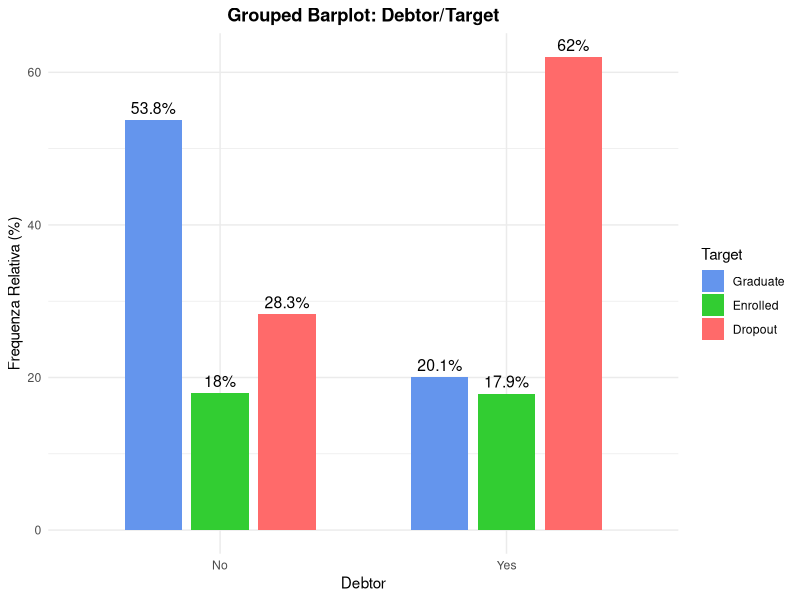
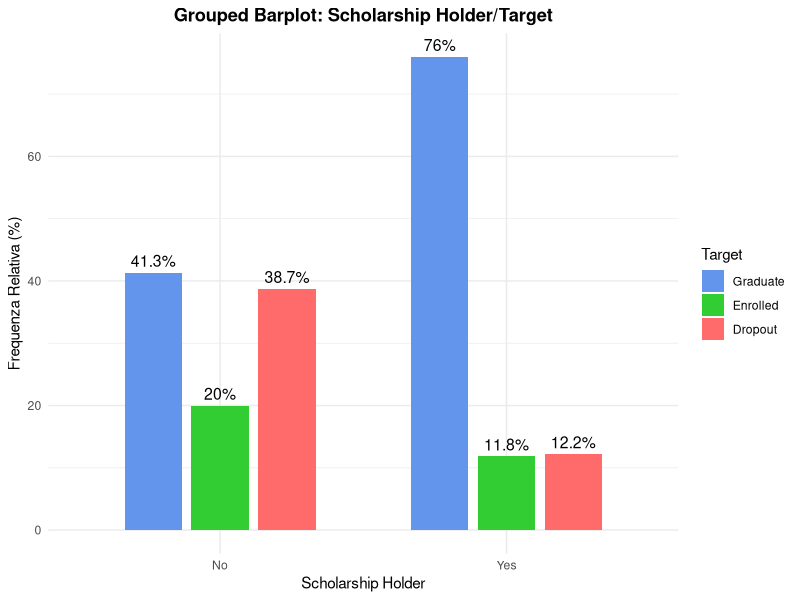
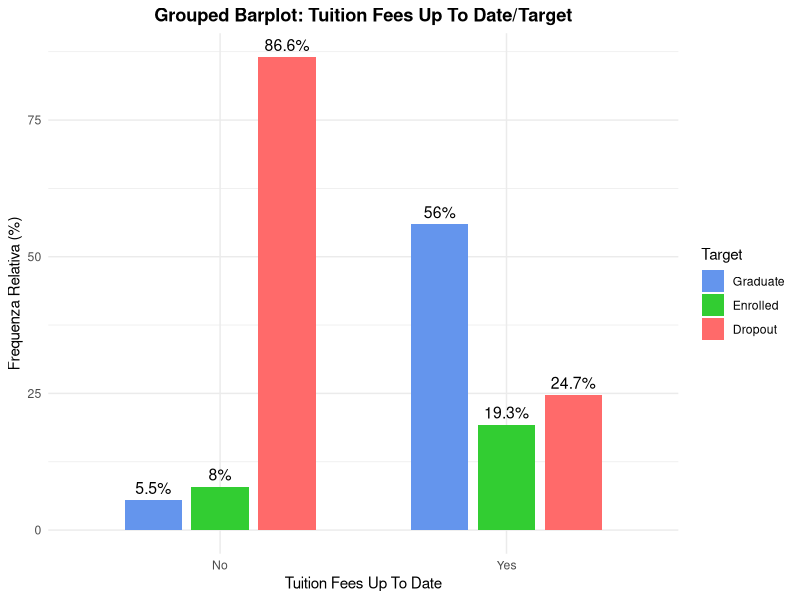
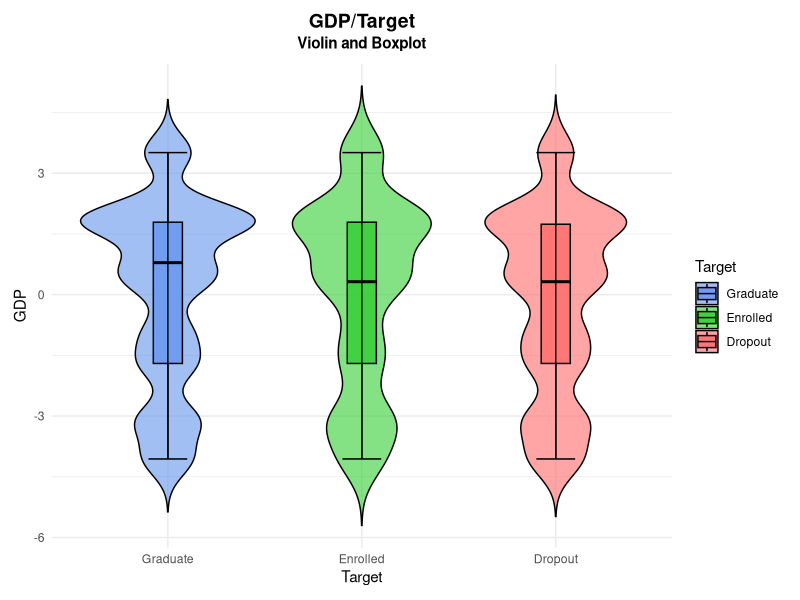
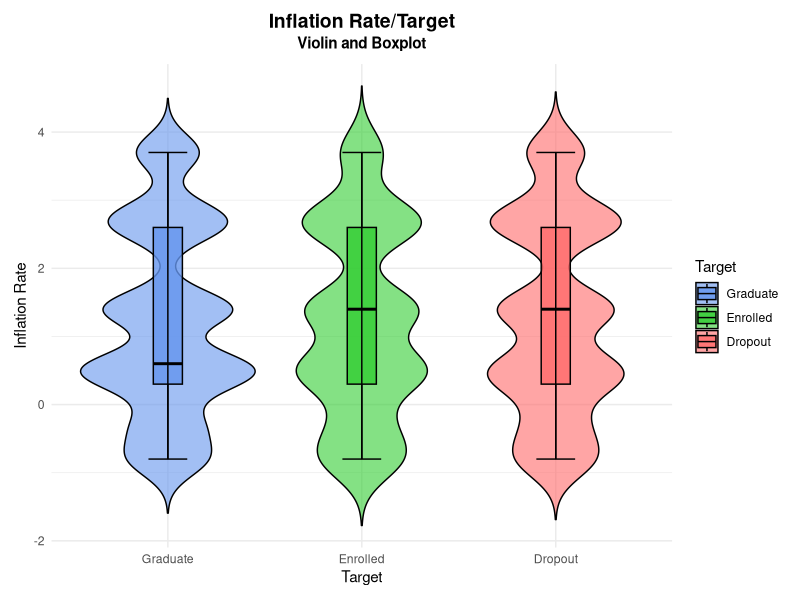
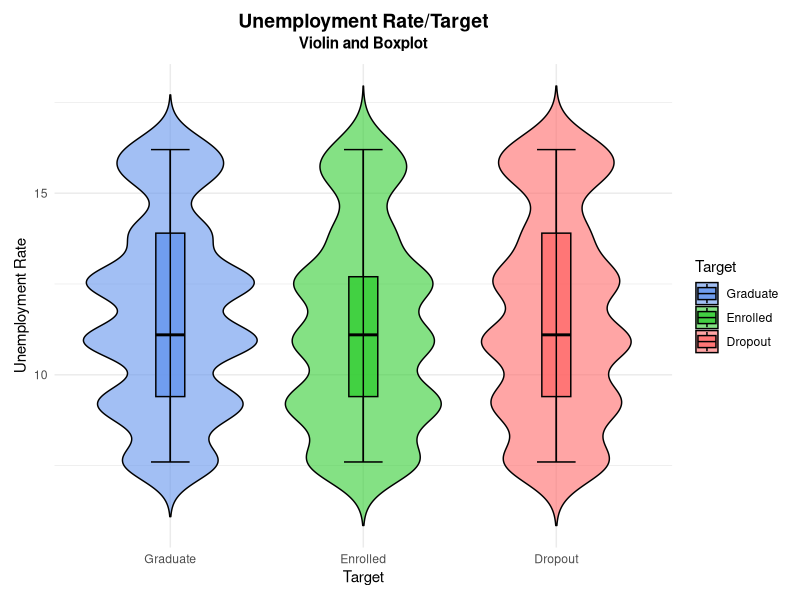
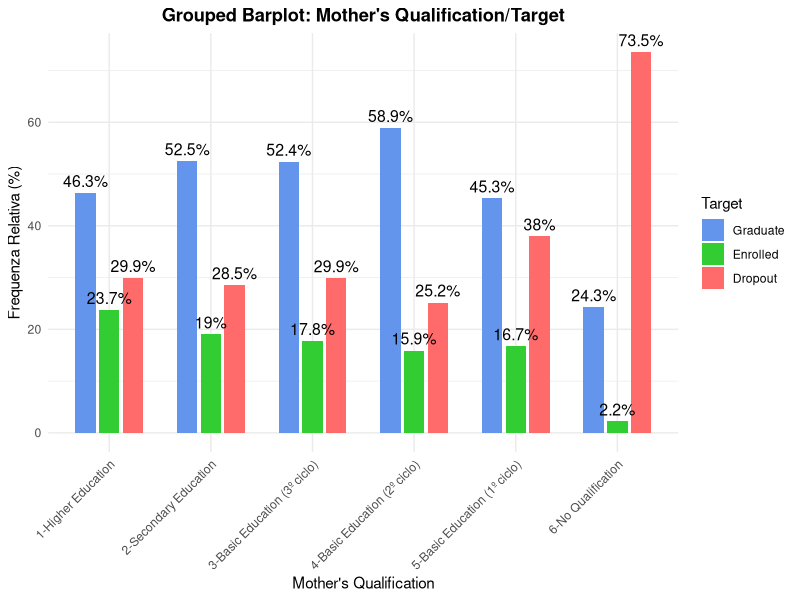
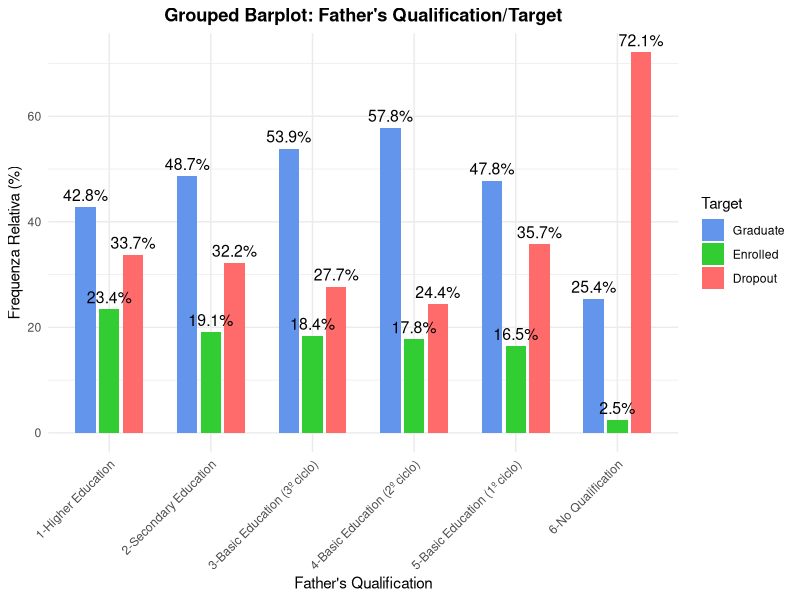

Source code (R) for these figures, in order:
## ---- chunk 1
######## DEBTOR ############
# Librerie
library(ggplot2)
library(dplyr)
library(here)

# Caricamento Dataset
data <- read.csv(here("dataset/dataMod.csv"), sep = ",", header = TRUE, check.names = FALSE)

# Sostituzione dei valori numerici con le etichette corrispondenti
data$Debtor <- factor(data$Debtor, 
                      levels = c(0, 1), 
                      labels = c("No", "Yes"))

data$Target <- factor(data$Target, 
                      levels = c("Graduate", "Enrolled", "Dropout"), 
                      labels = c("Graduate", "Enrolled", "Dropout"))

# Calcolo delle frequenze relative per ciascun gruppo
freq_debtor <- data %>%
  group_by(Debtor, Target) %>%
  summarise(Count = n(), .groups = "drop") %>%
  group_by(Debtor) %>%
  mutate(Perc = Count / sum(Count) * 100)

color_palette <- c("Graduate" = "#6495ED", "Enrolled" = "#32CD32", "Dropout" = "#FF6A6A")

# Creazione del grouped barplot
p <- ggplot(freq_debtor, aes(x = Debtor, y = Perc, fill = Target)) +
  geom_bar(stat = "identity", position = position_dodge(width = 0.7), width = 0.6) +
  scale_fill_manual(values = color_palette) +  
  labs(title = "Grouped Barplot: Debtor/Target", 
       x = "Debtor", 
       y = "Frequenza Relativa (%)", 
       fill = "Target") +
  theme_minimal() +
  geom_text(aes(label = paste0(round(Perc, 1), "%")), 
            position = position_dodge(width = 0.7), 
            vjust = -0.5, 
            size = 4) +
  theme(plot.title = element_text(hjust = 0.5, face = "bold"))

# Salvataggio del grafico in PDF
ggsave("Grafici/Grouped_Barplot_Debtor_Target.pdf", plot = p, width = 10, height = 6)

## ---- chunk 2
############ SCHOLARSHIP HOLDER ##################
# Librerie
library(ggplot2)
library(dplyr)

# Sostituzione dei valori numerici con le etichette corrispondenti
data$Scholarship_holder <- factor(data$Scholarship_holder, 
                      levels = c(0, 1), 
                      labels = c("No", "Yes"))

data$Target <- factor(data$Target, 
                      levels = c("Graduate", "Enrolled", "Dropout"), 
                      labels = c("Graduate", "Enrolled", "Dropout"))

# Calcolo delle frequenze relative per ciascun gruppo
freq_scholarship <- data %>%
  group_by(Scholarship_holder, Target) %>%
  summarise(Count = n(), .groups = "drop") %>%
  group_by(Scholarship_holder) %>%
  mutate(Perc = Count / sum(Count) * 100)

color_palette <- c("Graduate" = "#6495ED", "Enrolled" = "#32CD32", "Dropout" = "#FF6A6A")

# Creazione del grouped barplot
p <- ggplot(freq_scholarship, aes(x = Scholarship_holder, y = Perc, fill = Target)) +
  geom_bar(stat = "identity", position = position_dodge(width = 0.7), width = 0.6) +
  scale_fill_manual(values = color_palette) +  
  labs(title = "Grouped Barplot: Scholarship Holder/Target", 
       x = "Scholarship Holder", 
       y = "Frequenza Relativa (%)", 
       fill = "Target") +
  theme_minimal() +
  geom_text(aes(label = paste0(round(Perc, 1), "%")), 
            position = position_dodge(width = 0.7), 
            vjust = -0.5, 
            size = 4) +
  theme(plot.title = element_text(hjust = 0.5, face = "bold"))

# Salvataggio del grafico in PDF
ggsave("Grafici/Grouped_Barplot_Scholarship_Holder_Target.pdf", plot = p, width = 10, height = 6)

## ---- chunk 3
############### TUITION FEES UP TO DATE ###############
# Librerie
library(ggplot2)
library(dplyr)

# Sostituzione dei valori numerici con le etichette corrispondenti
data$Tuition_fees_up_to_date <- factor(data$Tuition_fees_up_to_date, 
                      levels = c(0, 1), 
                      labels = c("No", "Yes"))

data$Target <- factor(data$Target, 
                      levels = c("Graduate", "Enrolled", "Dropout"), 
                      labels = c("Graduate", "Enrolled", "Dropout"))

# Calcolo delle frequenze relative per ciascun gruppo
freq_tuition <- data %>%
  group_by(Tuition_fees_up_to_date, Target) %>%
  summarise(Count = n(), .groups = "drop") %>%
  group_by(Tuition_fees_up_to_date) %>%
  mutate(Perc = Count / sum(Count) * 100)

color_palette <- c("Graduate" = "#6495ED", "Enrolled" = "#32CD32", "Dropout" = "#FF6A6A")

# Creazione del grouped barplot
p <- ggplot(freq_tuition, aes(x = Tuition_fees_up_to_date, y = Perc, fill = Target)) +
  geom_bar(stat = "identity", position = position_dodge(width = 0.7), width = 0.6) +
  scale_fill_manual(values = color_palette) +  
  labs(title = "Grouped Barplot: Tuition Fees Up To Date/Target", 
       x = "Tuition Fees Up To Date", 
       y = "Frequenza Relativa (%)", 
       fill = "Target") +
  theme_minimal() +
  geom_text(aes(label = paste0(round(Perc, 1), "%")), 
            position = position_dodge(width = 0.7), 
            vjust = -0.5, 
            size = 4) +
  theme(plot.title = element_text(hjust = 0.5, face = "bold"))

# Salvataggio del grafico in PDF
ggsave("Grafici/Grouped_Barplot_Tuition_Fees_Up_To_Date_Target.pdf", plot = p, width = 10, height = 6)

## ---- chunk 4
############### GDP #################
# Caricamento Dataset
library(here)
data <- read.csv(here("dataset/dataMod.csv"), sep = ",", header = TRUE, check.names = FALSE)

# Librerie
library(ggplot2)
library(dplyr)
library(patchwork)

data$Target <- factor(data$Target, 
                      levels = c("Graduate", "Enrolled", "Dropout"), 
                      labels = c("Graduate", "Enrolled", "Dropout"))

# Creazione del violin plot
violin_box_plot <- ggplot(data, aes(x = Target, y = `GDP`, fill = Target)) +
  geom_violin(trim = FALSE, alpha = 0.6, color = "black") +
  geom_boxplot(width = 0.15, color = "black", outlier.shape = 16, outlier.size = 2, alpha = 0.8) +
  stat_boxplot(geom = "errorbar", width = 0.2, color = "black") +
  scale_fill_manual(values = c("Graduate" = "#6495ED", "Enrolled" = "#32CD32", "Dropout" = "#FF6A6A")) +  
  labs(title = "GDP/Target", 
       subtitle = "Violin and Boxplot", 
       x = "Target", 
       y = "GDP", 
       fill = "Target") +
  theme_minimal() +
  theme(plot.title = element_text(hjust = 0.5, face = "bold", size = 14),
        plot.subtitle = element_text(hjust = 0.5, face = "bold", vjust = 2),
        plot.margin = margin(10, 10, 10, 10))

# Salvataggio del grafico in PDF
ggsave("Grafici/Violin_Boxplot_GDP.pdf", plot = violin_box_plot, width = 16, height = 12)

## ---- chunk 5
############## INFLATION RATE ###############
# Caricamento Dataset
library(here)
data <- read.csv(here("dataset/dataMod.csv"), sep = ",", header = TRUE, check.names = FALSE)

# Librerie
library(ggplot2)
library(dplyr)
library(patchwork)

data$Target <- factor(data$Target, 
                      levels = c("Graduate", "Enrolled", "Dropout"), 
                      labels = c("Graduate", "Enrolled", "Dropout"))

# Creazione del violin plot
violin_box_plot <- ggplot(data, aes(x = Target, y = `Inflation_rate`, fill = Target)) +
  geom_violin(trim = FALSE, alpha = 0.6, color = "black") +
  geom_boxplot(width = 0.15, color = "black", outlier.shape = 16, outlier.size = 2, alpha = 0.8) +
  stat_boxplot(geom = "errorbar", width = 0.2, color = "black") +
  scale_fill_manual(values = c("Graduate" = "#6495ED", "Enrolled" = "#32CD32", "Dropout" = "#FF6A6A")) +  
  labs(title = "Inflation Rate/Target", 
       subtitle = "Violin and Boxplot", 
       x = "Target", 
       y = "Inflation Rate", 
       fill = "Target") +
  theme_minimal() +
  theme(plot.title = element_text(hjust = 0.5, face = "bold", size = 14),
        plot.subtitle = element_text(hjust = 0.5, face = "bold", vjust = 2),
        plot.margin = margin(10, 10, 10, 10))

# Salvataggio del grafico in PDF
ggsave("Grafici/Violin_Boxplot_Inflation_Rate.pdf", plot = violin_box_plot, width = 16, height = 12)

## ---- chunk 6
############# UNEMPLOYMENT RATE ###################
# Caricamento Dataset
library(here)
data <- read.csv(here("dataset/dataMod.csv"), sep = ",", header = TRUE, check.names = FALSE)

# Librerie
library(ggplot2)
library(dplyr)
library(patchwork)

data$Target <- factor(data$Target, 
                      levels = c("Graduate", "Enrolled", "Dropout"), 
                      labels = c("Graduate", "Enrolled", "Dropout"))

# Creazione del violin plot 
violin_box_plot <- ggplot(data, aes(x = Target, y = `Unemployment_rate`, fill = Target)) +
  geom_violin(trim = FALSE, alpha = 0.6, color = "black") +
  geom_boxplot(width = 0.15, color = "black", outlier.shape = 16, outlier.size = 2, alpha = 0.8) +
  stat_boxplot(geom = "errorbar", width = 0.2, color = "black") +
  scale_fill_manual(values = c("Graduate" = "#6495ED", "Enrolled" = "#32CD32", "Dropout" = "#FF6A6A")) +  
  labs(title = "Unemployment Rate/Target", 
       subtitle = "Violin and Boxplot", 
       x = "Target", 
       y = "Unemployment Rate", 
       fill = "Target") +
  theme_minimal() +
  theme(plot.title = element_text(hjust = 0.5, face = "bold", size = 14),
        plot.subtitle = element_text(hjust = 0.5, face = "bold", vjust = 2),
        plot.margin = margin(10, 10, 10, 10))

# Salvataggio del grafico in PDF
ggsave("Grafici/Violin_Boxplot_Unemployment_Rate.pdf", plot = violin_box_plot, width = 16, height = 12)

## ---- chunk 7
############ MOTHERS_QUALIFICATION #####################

# Librerie
library(ggplot2)
library(dplyr)
library(here)

# Caricamento Dataset
data <- read.csv(here("dataset/dataMod.csv"), sep = ",", header = TRUE, check.names = FALSE)

# Convertire la variabile Target in fattore ordinato
data$Target <- factor(data$Target, 
                      levels = c("Graduate", "Enrolled", "Dropout"), 
                      labels = c("Graduate", "Enrolled", "Dropout"))

# Creazione della variabile accorpata con la nuova suddivisione
data$Mothers_qualification_grouped <- recode(data$Mothers_qualification,
                                            # 1 - Higher Education
                                            "2" = "1-Higher Education",  # Higher Education - Bachelor's Degree
                                            "3" = "1-Higher Education",  # Higher Education - Degree
                                            "4" = "1-Higher Education",  # Higher Education - Master's
                                            "5" = "1-Higher Education",  # Higher Education - Doctorate
                                            "40" = "1-Higher Education", # Higher Education - Degree (1st cycle)
                                            "41" = "1-Higher Education", # Specialized Higher Studies Course
                                            "42" = "1-Higher Education", # Professional Higher Technical Course
                                            "43" = "1-Higher Education", # Higher Education - Master (2nd cycle)
                                            "44" = "1-Higher Education", # Higher Education - Doctorate (3rd cycle)
                                            
                                            # 2 - Secondary Education
                                            "1" = "2-Secondary Education",  # Secondary Education - 12th Year of Schooling or Equivalent
                                            "18" = "2-Secondary Education", # General Commerce Course
                                            "22" = "2-Secondary Education", # Technical-Professional Course
                                            "27" = "2-Secondary Education", # 2nd Cycle of the General High School Course
                                            "39" = "2-Secondary Education", # Technological Specialization Course
                                            "6" = "2-Secondary Education",  # Frequency of Higher Education (non completato, quindi accorpato a Secondary)
                                            
                                            # 3 - Basic Education (3º ciclo)
                                            "19" = "3-Basic Education (3º ciclo)", # Basic Education 3rd Cycle (9th/10th/11th Year) or Equivalent
                                            "10" = "3-Basic Education (3º ciclo)", # 11th Year of Schooling - Not Completed
                                            "12" = "3-Basic Education (3º ciclo)", # Other - 11th Year of Schooling
                                            "14" = "3-Basic Education (3º ciclo)", # 10th Year of Schooling
                                            "9"  = "3-Basic Education (3º ciclo)", # 12th Year of Schooling - Not Completed
                                        
                                            # 4 - Basic Education (2º ciclo)
                                            "38" = "4-Basic Education (2º ciclo)", # Basic Education 2nd Cycle (6th/7th/8th Year) or Equivalent
                                            "11" = "4-Basic Education (2º ciclo)", # 7th Year (Old)
                                            "26" = "4-Basic Education (2º ciclo)", # 7th Year of Schooling
                                            "29" = "4-Basic Education (2º ciclo)", # 9th Year of Schooling - Not Completed
                                            "30" = "4-Basic Education (2º ciclo)", # 8th Year of Schooling
                                            
                                            # 5 - Basic Education (1º ciclo)
                                            "37" = "5-Basic Education (1º ciclo)", # Basic Education 1st Cycle (4th/5th Year) or Equivalent
                                            
                                            # 6 - No Qualification
                                            "35" = "6-No Qualification", # Can't Read or Write
                                            "36" = "6-No Qualification", # Can Read Without Having a 4th Year of Schooling
                                            "34" = "6-No Qualification", # Unknown
                                            .default = "6-No Qualification") # Qualsiasi valore non specificato sarà considerato senza qualifica

# Convertire in fattore con ordine predefinito
data$Mothers_qualification_grouped <- factor(data$Mothers_qualification_grouped, 
                                            levels = c("1-Higher Education", 
                                                       "2-Secondary Education", 
                                                       "3-Basic Education (3º ciclo)", 
                                                       "4-Basic Education (2º ciclo)", 
                                                       "5-Basic Education (1º ciclo)", 
                                                       "6-No Qualification"))


# Calcolo delle frequenze relative per ciascun gruppo 
freq_mother <- data %>%
  group_by(Mothers_qualification_grouped, Target) %>%
  summarise(Count = n(), .groups = "drop") %>%
  group_by(Mothers_qualification_grouped) %>%
  mutate(Perc = Count / sum(Count) * 100)

color_palette <- c("Graduate" = "#6495ED", "Enrolled" = "#32CD32", "Dropout" = "#FF6A6A")

# Creazione del grouped barplot
p1 <- ggplot(freq_mother, aes(x = Mothers_qualification_grouped, y = Perc, fill = Target)) +
  geom_bar(stat = "identity", position = position_dodge(width = 0.7), width = 0.6) +
  scale_fill_manual(values = color_palette) +  
  labs(title = "Grouped Barplot: Mother's Qualification/Target", 
       x = "Mother's Qualification", 
       y = "Frequenza Relativa (%)", 
       fill = "Target") +
  theme_minimal() +
  geom_text(aes(label = paste0(round(Perc, 1), "%")), 
            position = position_dodge(width = 0.7), 
            vjust = -0.5, 
            size = 4) +
  theme(plot.title = element_text(hjust = 0.5, face = "bold"),
        axis.text.x = element_text(angle = 45, hjust = 1))

# Salvataggio del grafico in PDF
ggsave("Grafici/Grouped_Barplot_Mothers_Qualification_Target.pdf", plot = p1, width = 10, height = 6)



############## FATHERS_QUALIFICATION ####################

# Creazione della variabile accorpata con la nuova suddivisione
data$Fathers_qualification_grouped <- recode(data$Fathers_qualification,
                                            # 1 - Higher Education
                                            "2" = "1-Higher Education",  # Higher Education - Bachelor's Degree
                                            "3" = "1-Higher Education",  # Higher Education - Degree
                                            "4" = "1-Higher Education",  # Higher Education - Master's
                                            "5" = "1-Higher Education",  # Higher Education - Doctorate
                                            "40" = "1-Higher Education", # Higher Education - Degree (1st cycle)
                                            "41" = "1-Higher Education", # Specialized Higher Studies Course
                                            "42" = "1-Higher Education", # Professional Higher Technical Course
                                            "43" = "1-Higher Education", # Higher Education - Master (2nd cycle)
                                            "44" = "1-Higher Education", # Higher Education - Doctorate (3rd cycle)
                                            
                                            # 2 - Secondary Education
                                            "1" = "2-Secondary Education",  # Secondary Education - 12th Year of Schooling or Equivalent
                                            "18" = "2-Secondary Education", # General Commerce Course
                                            "22" = "2-Secondary Education", # Technical-Professional Course
                                            "27" = "2-Secondary Education", # 2nd Cycle of the General High School Course
                                            "39" = "2-Secondary Education", # Technological Specialization Course
                                            "13" = "2-Secondary Education", # 2nd year complementary high school course
                                            "20" = "2-Secondary Education", # complementary high school course
                                            "25" = "2-Secondary Education", # complementary high school course
                                            "31" = "2-Secondary Education", # General Course of Administration and Commerce
                                            "33" ="2-Secondary Education", # Supplementary Accounting and Administration
                                            "6" = "2-Secondary Education",  # Frequency of Higher Education
                                            
                                            # 3 - Basic Education (3º ciclo)
                                            "19" = "3-Basic Education (3º ciclo)", # Basic Education 3rd Cycle (9th/10th/11th Year) or Equivalent
                                            "10" = "3-Basic Education (3º ciclo)", # 11th Year of Schooling - Not Completed
                                            "12" = "3-Basic Education (3º ciclo)", # Other - 11th Year of Schooling
                                            "14" = "3-Basic Education (3º ciclo)", # 10th Year of Schooling
                                            "9"  = "3-Basic Education (3º ciclo)", # 12th Year of Schooling - Not Completed
                                        
                                            # 4 - Basic Education (2º ciclo)
                                            "38" = "4-Basic Education (2º ciclo)", # Basic Education 2nd Cycle (6th/7th/8th Year) or Equivalent
                                            "11" = "4-Basic Education (2º ciclo)", # 7th Year (Old)
                                            "26" = "4-Basic Education (2º ciclo)", # 7th Year of Schooling
                                            "29" = "4-Basic Education (2º ciclo)", # 9th Year of Schooling - Not Completed
                                            "30" = "4-Basic Education (2º ciclo)", # 8th Year of Schooling
                                            
                                            # 5 - Basic Education (1º ciclo)
                                            "37" = "5-Basic Education (1º ciclo)", # Basic Education 1st Cycle (4th/5th Year) or Equivalent
                                            
                                            # 6 - No Qualification
                                            "35" = "6-No Qualification", # Can't Read or Write
                                            "36" = "6-No Qualification", # Can Read Without Having a 4th Year of Schooling
                                            "34" = "6-No Qualification", # Unknown
                                            .default = "6-No Qualification") # Qualsiasi valore non specificato sarà considerato senza qualifica

# Convertire in fattore con ordine predefinito
data$Fathers_qualification_grouped <- factor(data$Fathers_qualification_grouped, 
                                            levels = c("1-Higher Education", 
                                                       "2-Secondary Education", 
                                                       "3-Basic Education (3º ciclo)", 
                                                       "4-Basic Education (2º ciclo)", 
                                                       "5-Basic Education (1º ciclo)", 
                                                       "6-No Qualification"))

# Calcolo delle frequenze relative per ciascun gruppo 
freq_father <- data %>%
  group_by(Fathers_qualification_grouped, Target) %>%
  summarise(Count = n(), .groups = "drop") %>%
  group_by(Fathers_qualification_grouped) %>%
  mutate(Perc = Count / sum(Count) * 100)

# Creazione del grouped barplot
p2 <- ggplot(freq_father, aes(x = Fathers_qualification_grouped, y = Perc, fill = Target)) +
  geom_bar(stat = "identity", position = position_dodge(width = 0.7), width = 0.6) +
  scale_fill_manual(values = color_palette) +  
  labs(title = "Grouped Barplot: Father's Qualification/Target", 
       x = "Father's Qualification", 
       y = "Frequenza Relativa (%)", 
       fill = "Target") +
  theme_minimal() +
  geom_text(aes(label = paste0(round(Perc, 1), "%")), 
            position = position_dodge(width = 0.7), 
            vjust = -0.5, 
            size = 4) +
  theme(plot.title = element_text(hjust = 0.5, face = "bold"),
        axis.text.x = element_text(angle = 45, hjust = 1))

# Salvataggio del grafico in PDF
ggsave("Grafici/Grouped_Barplot_Fathers_Qualification_Target.pdf", plot = p2, width = 10, height = 6)

## ---- chunk 8
############### FATHERS OCCUPATION ##############

# Librerie
library(ggplot2)
library(dplyr)
library(here)

# Caricamento Dataset
data <- read.csv(here("dataset/dataMod.csv"), sep = ",", header = TRUE, check.names = FALSE)

# Convertire la variabile Target in fattore ordinato
data$Target <- factor(data$Target, 
                      levels = c("Graduate", "Enrolled", "Dropout"), 
                      labels = c("Graduate", "Enrolled", "Dropout"))

# Creazione della variabile accorpata 
data$Fathers_occupation_grouped <- recode(data$Fathers_occupation,
    # 1 - High-Level Professionals 
    "1" = "1-High-Level\nProfessionals",  
    "2" = "1-High-Level\nProfessionals",  
    "3" = "1-High-Level\nProfessionals",  
    "112" = "1-High-Level\nProfessionals",  
    "114" = "1-High-Level\nProfessionals",  
    "121" = "1-High-Level\nProfessionals", 
    "122" = "1-High-Level\nProfessionals",  
    "123" = "1-High-Level\nProfessionals",  
    "124" = "1-High-Level\nProfessionals",
    "132" = "1-High-Level\nProfessionals",
    
    # 2 - Administrative & Sales Workers
    "4" = "2-Admin &\nSales Workers",  
    "141" = "2-Admin &\nSales Workers",  
    "143" = "2-Admin &\nSales Workers",  
    "144" = "2-Admin &\nSales Workers",  
    "151" = "2-Admin &\nSales Workers",  
    "152" = "2-Admin &\nSales Workers",  
    
    # 3 - Service & Security Workers 
    "5" = "3-Service &\nSecurity Workers",  
    "153" = "3-Service &\nSecurity Workers",  
    "154" = "3-Service &\nSecurity Workers",  
    "134" = "3-Service &\nSecurity Workers",  
    
    # 4 - Agriculture & Skilled Workers
    "6" = "4-Agriculture &\nSkilled Workers",  
    "161" = "4-Agriculture &\nSkilled Workers",  
    "163" = "4-Agriculture &\nSkilled Workers",  
    
    # 5 - Industry & Construction
    "7" = "5-Industry &\nConstruction",  
    "171" = "5-Industry &\nConstruction",  
    "172" = "5-Industry &\nConstruction",  
    "174" = "5-Industry &\nConstruction",  
    "175" = "5-Industry &\nConstruction",  
    
    # 6 - Machine & Transport Operators 
    "8" = "6-Machine &\nTransport Operators",  
    "181" = "6-Machine &\nTransport Operators",  
    "182" = "6-Machine &\nTransport Operators",  
    "183" = "6-Machine &\nTransport Operators",  
    "131" = "6-Machine &\nTransport Operators", 
    "135" = "6-Machine &\nTransport Operators", 
    
    # 7 - Unskilled Workers
    "9" = "7-Unskilled\nWorkers",  
    "192" = "7-Unskilled\nWorkers",  
    "193" = "7-Unskilled\nWorkers",  
    "194" = "7-Unskilled\nWorkers",  
    "195" = "7-Unskilled\nWorkers",  
    
    # 8 - Armed Forces
    "10" = "8-Armed\nForces",  
    "101" = "8-Armed\nForces",  
    "102" = "8-Armed\nForces",  
    "103" = "8-Armed\nForces",  
    
    # 9 - Student
    "0" = "9-Student",  
    
    # 10 - Other/Unknown
    "90" = "10-Other/\nUnknown",  
    "99" = "10-Other/\nUnknown")

# Convertire in fattore con ordine predefinito
data$Fathers_occupation_grouped <- factor(data$Fathers_occupation_grouped, 
                                          levels = c("1-High-Level\nProfessionals", 
                                                     "2-Admin &\nSales Workers", 
                                                     "3-Service &\nSecurity Workers",
                                                     "4-Agriculture &\nSkilled Workers",
                                                     "5-Industry &\nConstruction",
                                                     "6-Machine &\nTransport Operators",
                                                     "7-Unskilled\nWorkers",
                                                     "8-Armed\nForces",
                                                     "9-Student",
                                                     "10-Other/\nUnknown"))

# Calcolo delle frequenze relative per ciascun gruppo 
freq_fathers_occ <- data %>%
  group_by(Fathers_occupation_grouped, Target) %>%
  summarise(Count = n(), .groups = "drop") %>%
  group_by(Fathers_occupation_grouped) %>%
  mutate(Perc = Count / sum(Count) * 100)

color_palette <- c("Graduate" = "#6495ED", "Enrolled" = "#32CD32", "Dropout" = "#FF6A6A")

# Creazione del grouped barplot
p <- ggplot(freq_fathers_occ, aes(x = Fathers_occupation_grouped, y = Perc, fill = Target)) +
  geom_bar(stat = "identity", position = position_dodge(width = 0.7), width = 0.6) +
  scale_fill_manual(values = color_palette) +  
  labs(title = "Grouped Barplot: Father's Occupation/Target", 
       x = "Father's Occupation", 
       y = "Frequenza Relativa (%)", 
       fill = "Target") +
  theme_minimal() +
  geom_text(aes(label = paste0(round(Perc, 1), "%")), 
            position = position_dodge(width = 0.7), 
            vjust = -0.5, 
            size = 4) +
  theme(plot.title = element_text(hjust = 0.5, face = "bold"),
        axis.text.x = element_text(size = 10)) # Mantiene leggibili le etichette spezzate

# Salvataggio del grafico in PDF
ggsave("Grafici/Grouped_Barplot_Fathers_Occupation_Target.pdf", plot = p, width = 14, height = 7)

# Mostrare il conteggio delle categorie accorpate
print(freq_fathers_occ)

## ---- chunk 9
#############  MOTHERS OCCUPATION ###########

# Librerie
library(ggplot2)
library(dplyr)
library(here)

# Caricamento Dataset
data <- read.csv(here("dataset/dataMod.csv"), sep = ",", header = TRUE, check.names = FALSE)

# Convertire la variabile Target in fattore ordinato
data$Target <- factor(data$Target, 
                      levels = c("Graduate", "Enrolled", "Dropout"), 
                      labels = c("Graduate", "Enrolled", "Dropout"))


# Creazione della variabile accorpata per Mothers_occupation
data$Mothers_occupation_grouped <- recode(data$Mothers_occupation,
    # 1 - High-Level Professionals
    "1" = "1-High-Level\nProfessionals",  
    "2" = "1-High-Level\nProfessionals",
    "3" = "1-High-Level\nProfessionals", 
    "122" = "1-High-Level\nProfessionals",  
    "123" = "1-High-Level\nProfessionals",  
    "125" = "1-High-Level\nProfessionals",  
    
    # 2 - Administrative & Sales Workers
    "4" = "2-Admin &\nSales Workers",  
    "141" = "2-Admin &\nSales Workers",  
    "143" = "2-Admin &\nSales Workers",  
    "144" = "2-Admin &\nSales Workers",  
    "151" = "2-Admin &\nSales Workers",  
    "152" = "2-Admin &\nSales Workers",  
    
    # 3 - Service & Security Workers
    "5" = "3-Service &\nSecurity Workers",
    "134" = "3-Service &\nSecurity Workers",
    "153" = "3-Service &\nSecurity Workers",  
    "191" = "3-Service &\nSecurity Workers",  
    
    # 4 - Agriculture & Skilled Workers
    "6" = "4-Agriculture &\nSkilled Workers",  
    "171" = "4-Agriculture &\nSkilled Workers",  
    
    # 5 - Industry & Construction
    "7" = "5-Industry &\nConstruction",  
    "173" = "5-Industry &\nConstruction",  
    "175" = "5-Industry &\nConstruction",  
    
    # 6 - Machine & Transport Operators
    "8" = "6-Machine &\nTransport Operators",  
    "131" = "6-Machine &\nTransport Operators",  
    "132" = "6-Machine &\nTransport Operators",  
    
    # 7 - Unskilled Workers
    "9" = "7-Unskilled\nWorkers",  
    "192" = "7-Unskilled\nWorkers",  
    "193" = "7-Unskilled\nWorkers",  
    "194" = "7-Unskilled\nWorkers",  
    
    # 8 - Armed Forces
    "10" = "8-Armed\nForces",  
    
    # 9 - Student
    "0" = "9-Student",  
    
    # 10 - Other/Unknown
    "90" = "10-Other/\nUnknown",  
    "99" = "10-Other/\nUnknown")

# Convertire in fattore con ordine predefinito
data$Mothers_occupation_grouped <- factor(data$Mothers_occupation_grouped, 
                                          levels = c("1-High-Level\nProfessionals", 
                                                     "2-Admin &\nSales Workers", 
                                                     "3-Service &\nSecurity Workers",
                                                     "4-Agriculture &\nSkilled Workers",
                                                     "5-Industry &\nConstruction",
                                                     "6-Machine &\nTransport Operators",
                                                     "7-Unskilled\nWorkers",
                                                     "8-Armed\nForces",
                                                     "9-Student",
                                                     "10-Other/\nUnknown"))

# Calcolo delle frequenze relative per ciascun gruppo 
freq_mothers_occ <- data %>%
  group_by(Mothers_occupation_grouped, Target) %>%
  summarise(Count = n(), .groups = "drop") %>%
  group_by(Mothers_occupation_grouped) %>%
  mutate(Perc = Count / sum(Count) * 100)

color_palette <- c("Graduate" = "#6495ED", "Enrolled" = "#32CD32", "Dropout" = "#FF6A6A")

# Creazione del grouped barplot
p <- ggplot(freq_mothers_occ, aes(x = Mothers_occupation_grouped, y = Perc, fill = Target)) +
  geom_bar(stat = "identity", position = position_dodge(width = 0.7), width = 0.6) +
  scale_fill_manual(values = color_palette) +  
  labs(title = "Grouped Barplot: Mother's Occupation/Target", 
       x = "Mother's Occupation", 
       y = "Frequenza Relativa (%)", 
       fill = "Target") +
  theme_minimal() +
  geom_text(aes(label = paste0(round(Perc, 1), "%")), 
            position = position_dodge(width = 0.7), 
            vjust = -0.5, 
            size = 4) +
  theme(plot.title = element_text(hjust = 0.5, face = "bold"),
        axis.text.x = element_text(size = 10)) # Mantiene leggibili le etichette spezzate

# Salvataggio del grafico in PDF
ggsave("Grafici/Grouped_Barplot_Mothers_Occupation_Target.pdf", plot = p, width = 14, height = 7)

# Mostrare il conteggio delle categorie accorpate
print(freq_mothers_occ)
